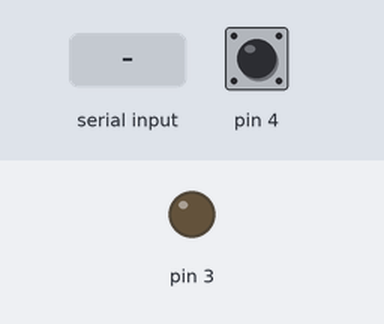
Recording of a sketch running on a simulated Arduino Uno, built with avr-gcc and run on an emulated ATmega328P. On the bench: output pins drawn as LEDs (lit = HIGH). The inputs (shaded band) are chosen by the test bench; at power-on: pin 4 LOW. What the sketch prints to the serial monitor is not drawn.

Above: at 1.2 s.
1.3 s: "1" received over Serial
At 1.9 s:
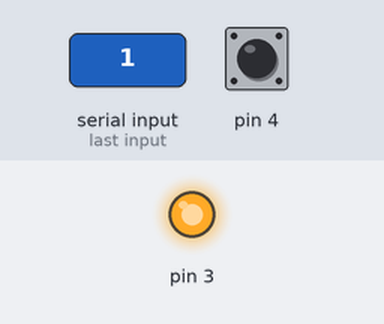
2.8 s: pin 4 driven HIGH
4.5 s: pin 4 pulsed LOW 2 times (0.12 s each, 0.3 s apart)
6.6 s: pin 4 pulsed LOW 5 times (0.12 s each, 0.3 s apart)
Timing chart, 0 to 9.6 s (numbered marks = the images above; inputs shaded):
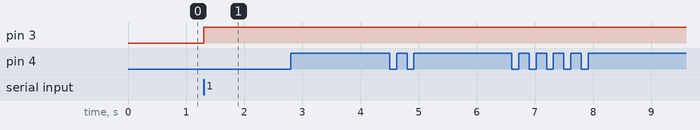

The sketch:

HC12_S.ino
```cpp
int switchState = 0;

#include <SoftwareSerial.h>
SoftwareSerial HC12(10, 11); // HC-12 TX Pin, HC-12 RX Pin
void setup() {
  Serial.begin(9600);             // Serial port to computer
  HC12.begin(9600);               // Serial port to HC12
  pinMode(3, OUTPUT);
  pinMode(4, INPUT);
}
void loop() {
  //READ
  if (HC12.available()) {        // If HC-12 has data
    Serial.write(HC12.read());      // Send the data to Serial monitor
  }
//WRITE
Serial.write(digitalRead(4));
  if (Serial.available()) {      // If Serial monitor has data
    HC12.write(digitalRead(4));      // Send that data to HC-12
    digitalWrite(3,HIGH);
  }
  else{
    digitalWrite(3,LOW);
    }
}
```

Measured:
- after the input at 1.3 s, pin 3: LOW → HIGH at once
- after the input at 2.8 s, every drawn part: stays the same
- after the input at 4.5 s, every drawn part: stays the same
- after the input at 6.6 s, every drawn part: stays the same
